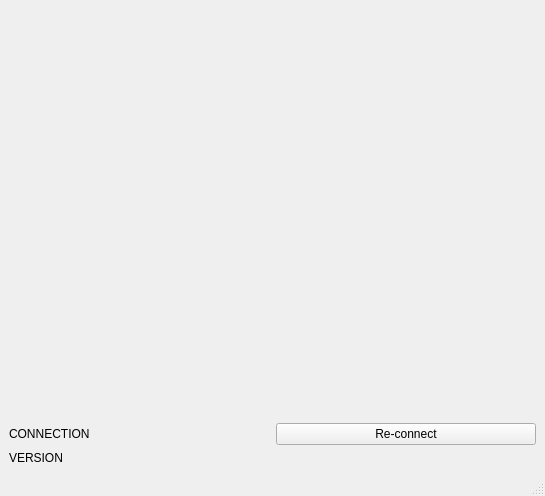
<?xml version="1.0" encoding="UTF-8"?>
<ui version="4.0">
 <class>MainWindow</class>
 <widget class="QMainWindow" name="MainWindow">
  <property name="geometry">
   <rect>
    <x>0</x>
    <y>0</y>
    <width>545</width>
    <height>496</height>
   </rect>
  </property>
  <property name="windowTitle">
   <string>Virtual UK ATC Assistant</string>
  </property>
  <widget class="QWidget" name="centralwidget">
   <layout class="QVBoxLayout" name="verticalLayout">
    <item>
     <layout class="QHBoxLayout" name="flight_details_layout">
      <item>
       <widget class="QLabel" name="callsign_label">
        <property name="styleSheet">
         <string notr="true"/>
        </property>
        <property name="text">
         <string/>
        </property>
       </widget>
      </item>
     </layout>
    </item>
    <item>
     <layout class="QHBoxLayout" name="arr_dep_details_layout">
      <item>
       <widget class="QLabel" name="dep_label">
        <property name="sizePolicy">
         <sizepolicy hsizetype="Preferred" vsizetype="Preferred">
          <horstretch>1</horstretch>
          <verstretch>0</verstretch>
         </sizepolicy>
        </property>
        <property name="text">
         <string/>
        </property>
        <property name="wordWrap">
         <bool>true</bool>
        </property>
       </widget>
      </item>
      <item>
       <widget class="QLabel" name="arr_label">
        <property name="sizePolicy">
         <sizepolicy hsizetype="Preferred" vsizetype="Preferred">
          <horstretch>1</horstretch>
          <verstretch>0</verstretch>
         </sizepolicy>
        </property>
        <property name="text">
         <string/>
        </property>
        <property name="wordWrap">
         <bool>true</bool>
        </property>
       </widget>
      </item>
     </layout>
    </item>
    <item>
     <widget class="QScrollArea" name="scroll_area">
      <property name="frameShape">
       <enum>QFrame::Shape::NoFrame</enum>
      </property>
      <property name="frameShadow">
       <enum>QFrame::Shadow::Plain</enum>
      </property>
      <property name="horizontalScrollBarPolicy">
       <enum>Qt::ScrollBarPolicy::ScrollBarAsNeeded</enum>
      </property>
      <property name="widgetResizable">
       <bool>true</bool>
      </property>
      <widget class="QWidget" name="scrollAreaWidgetContents">
       <property name="geometry">
        <rect>
         <x>0</x>
         <y>0</y>
         <width>527</width>
         <height>351</height>
        </rect>
       </property>
       <layout class="QVBoxLayout" name="verticalLayout_2">
        <item>
         <widget class="QLabel" name="check_results">
          <property name="text">
           <string/>
          </property>
         </widget>
        </item>
       </layout>
      </widget>
     </widget>
    </item>
    <item>
     <layout class="QVBoxLayout" name="verticalLayout_3">
      <item>
       <layout class="QHBoxLayout" name="horizontalLayout">
        <item>
         <widget class="QLabel" name="connection_label">
          <property name="text">
           <string>CONNECTION</string>
          </property>
         </widget>
        </item>
        <item>
         <widget class="QPushButton" name="reconnect_btn">
          <property name="text">
           <string>Re-connect</string>
          </property>
         </widget>
        </item>
       </layout>
      </item>
      <item>
       <widget class="QLabel" name="version_label">
        <property name="text">
         <string>VERSION</string>
        </property>
       </widget>
      </item>
     </layout>
    </item>
   </layout>
  </widget>
  <widget class="QStatusBar" name="statusbar"/>
 </widget>
 <tabstops>
  <tabstop>scroll_area</tabstop>
 </tabstops>
 <resources/>
 <connections/>
</ui>
